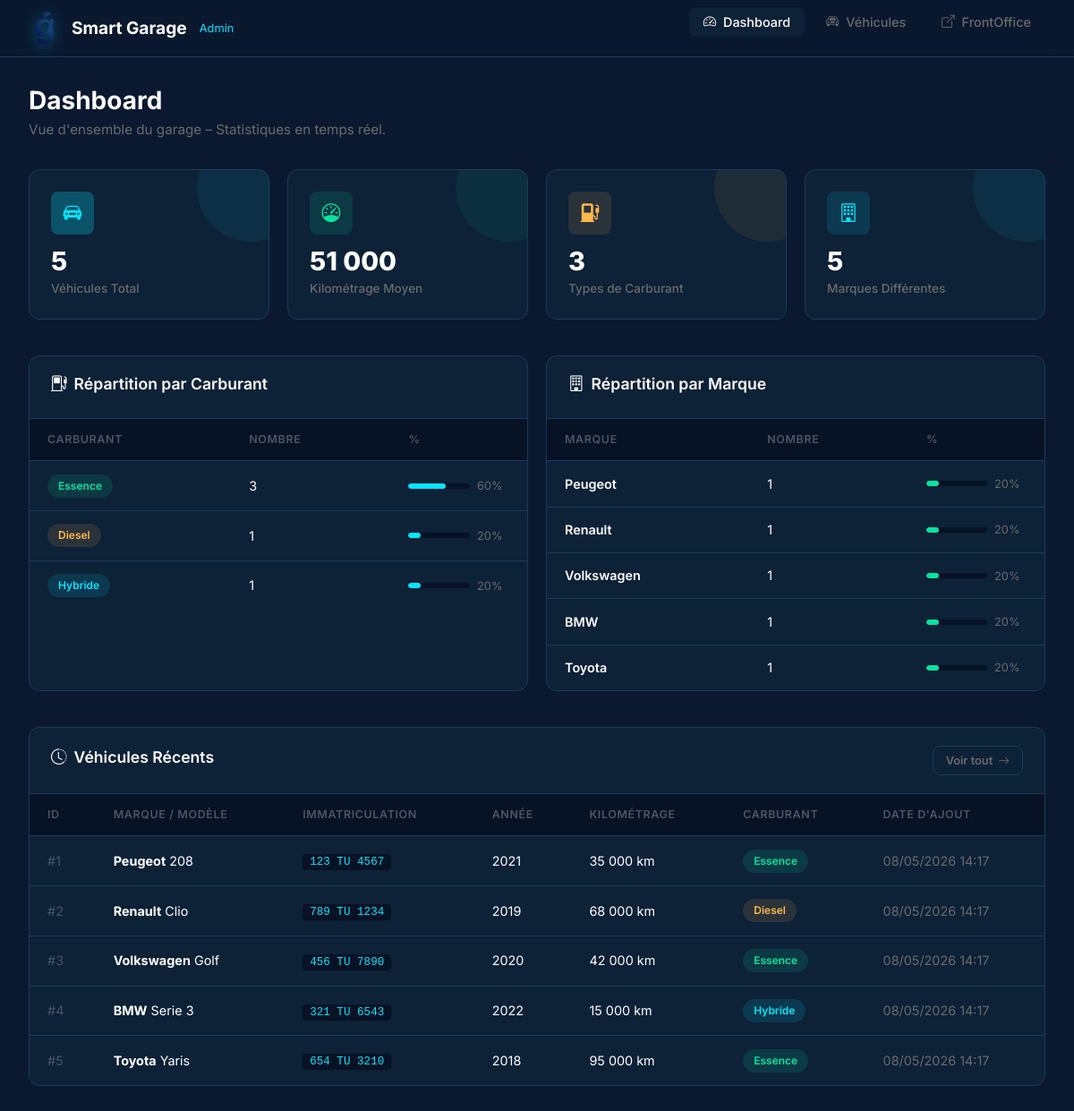
The page /index.php?action=dashboard on the database its author committed.
### tables this page shows
CREATE TABLE IF NOT EXISTS vehicle (
    id INT AUTO_INCREMENT PRIMARY KEY,
    marque VARCHAR(100) NOT NULL,
    modele VARCHAR(100) NOT NULL,
    immatriculation VARCHAR(20) NOT NULL UNIQUE,
    couleur VARCHAR(50) NOT NULL,
    annee INT NOT NULL,
    kilometrage INT NOT NULL,
    carburant ENUM('Essence','Diesel','Hybride','Electrique','GPL') NOT NULL,
    date_ajout DATETIME DEFAULT CURRENT_TIMESTAMP
);

### controllers/VehicleController.php (called while the page is built, shortened)
<?php
require_once __DIR__ . '/../models/Vehicle.php';
class VehicleController {
    private $vehicleModel;
    public function __construct() {
        $this->vehicleModel = new Vehicle();
    }
    public function dashboard() {
        $vehicles = $this->vehicleModel->list();
        $totalVehicles = count($vehicles);
        $totalKm = 0;
        $fuelStats = [];
        $brandStats = [];
        foreach ($vehicles as $v) {
            $totalKm += $v['kilometrage'];
            $fuel = $v['carburant'];
            $brand = $v['marque'];
            $fuelStats[$fuel]  = ($fuelStats[$fuel] ?? 0) + 1;
            $brandStats[$brand] = ($brandStats[$brand] ?? 0) + 1;
        }
        $avgKm = $totalVehicles > 0 ? round($totalKm / $totalVehicles) : 0;
        require __DIR__ . '/../views/back/dashboard.php';
    }
}

### config/Database.php (called while the page is built, shortened)
<?php
class Database {
    private static $instance = null;
    private $connection;
    private $host = 'localhost';
    private $dbname = 'smart_garage_system';
    private $username = 'root';
    private $password = '';
    private $charset = 'utf8mb4';
    private function __construct() {
        try {
            $dsn = "mysql:host={$this->host};dbname={$this->dbname};charset={$this->charset}";
            $options = [
                PDO::ATTR_ERRMODE            => PDO::ERRMODE_EXCEPTION,
                PDO::ATTR_DEFAULT_FETCH_MODE => PDO::FETCH_ASSOC,
                PDO::ATTR_EMULATE_PREPARES   => false,
            ];
            $this->connection = new PDO($dsn, $this->username, $this->password, $options);
        } catch (PDOException $e) {
            die("Erreur de connexion à la base de données : " . $e->getMessage());
        }
    }
    public static function getInstance() {
        if (self::$instance === null) {
            self::$instance = new self();
        }
        return self::$instance;
    }
    public function getConnection() {
        return $this->connection;
    }
}

### models/Vehicle.php (called while the page is built, shortened)
<?php
require_once __DIR__ . '/../config/Database.php';
class Vehicle {
    private $db;
    public function __construct() {
        $this->db = Database::getInstance()->getConnection();
    }
    public function list() {
        $sql = "SELECT * FROM vehicle ORDER BY date_ajout DESC";
        $stmt = $this->db->query($sql);
        return $stmt->fetchAll();
    }
}

### views/back/dashboard.php (the view, shortened to what this page needs)
<?php require __DIR__ . '/layout_header.php'; ?>
<h1 class="page-title">Dashboard</h1>
<p class="page-subtitle">Vue d'ensemble du garage – Statistiques en temps réel.</p>
<div class="stats-grid">
    <div class="stat-card">
        <div class="stat-icon purple"><i class="bi bi-car-front-fill"></i></div>
        <div class="stat-value"><?php echo $totalVehicles; ?></div>
        <div class="stat-label">Véhicules Total</div>
    </div>
    <div class="stat-card">
        <div class="stat-icon green"><i class="bi bi-speedometer"></i></div>
        <div class="stat-value"><?php echo number_format($avgKm, 0, ',', ' '); ?></div>
        <div class="stat-label">Kilométrage Moyen</div>
    </div>
    <div class="stat-card">
        <div class="stat-icon orange"><i class="bi bi-fuel-pump-fill"></i></div>
        <div class="stat-value"><?php echo count($fuelStats); ?></div>
        <div class="stat-label">Types de Carburant</div>
    </div>
    <div class="stat-card">
        <div class="stat-icon blue"><i class="bi bi-building"></i></div>
        <div class="stat-value"><?php echo count($brandStats); ?></div>
        <div class="stat-label">Marques Différentes</div>
    </div>
</div>
<div style="display:grid; grid-template-columns: 1fr 1fr; gap:1.25rem; margin-bottom:2.5rem;">
    <div class="sg-table-wrap">
        <div class="table-header">
            <h3><i class="bi bi-fuel-pump me-2"></i>Répartition par Carburant</h3>
        </div>
        <table class="sg-table">
            <thead>
                <tr><th>Carburant</th><th>Nombre</th><th>%</th></tr>
            </thead>
            <tbody>
                <?php foreach ($fuelStats as $fuel => $count): ?>
                    <?php $pct = $totalVehicles > 0 ? round(($count / $totalVehicles) * 100) : 0; ?>
                    <tr>
                        <td><span class="badge-fuel <?php echo strtolower($fuel); ?>"><?php echo htmlspecialchars($fuel); ?></span></td>
                        <td><?php echo $count; ?></td>
                        <td>
                            <div style="display:flex;align-items:center;gap:8px;">
                                <div style="flex:1;height:6px;background:var(--bg-secondary);border-radius:3px;overflow:hidden;">
                                    <div style="width:<?php echo $pct; ?>%;height:100%;background:var(--accent);border-radius:3px;"></div>
                                </div>
                                <span style="font-size:0.8rem;color:var(--text-secondary);min-width:36px;"><?php echo $pct; ?>%</span>
                            </div>
                        </td>
                    </tr>
                <?php endforeach; ?>
            </tbody>
        </table>
    </div>
    <div class="sg-table-wrap">
        <div class="table-header">
            <h3><i class="bi bi-building me-2"></i>Répartition par Marque</h3>
        </div>
        <table class="sg-table">
            <thead>
                <tr><th>Marque</th><th>Nombre</th><th>%</th></tr>
            </thead>
            <tbody>
                <?php foreach ($brandStats as $brand => $count): ?>
                    <?php $pct = $totalVehicles > 0 ? round(($count / $totalVehicles) * 100) : 0; ?>
                    <tr>
                        <td style="font-weight:600;"><?php echo htmlspecialchars($brand); ?></td>
                        <td><?php echo $count; ?></td>
                        <td>
                            <div style="display:flex;align-items:center;gap:8px;">
                                <div style="flex:1;height:6px;background:var(--bg-secondary);border-radius:3px;overflow:hidden;">
                                    <div style="width:<?php echo $pct; ?>%;height:100%;background:var(--success);border-radius:3px;"></div>
                                </div>
                                <span style="font-size:0.8rem;color:var(--text-secondary);min-width:36px;"><?php echo $pct; ?>%</span>
                            </div>
                        </td>
                    </tr>
                <?php endforeach; ?>
            </tbody>
        </table>
    </div>
</div>
<div class="sg-table-wrap">
    <div class="table-header">
        <h3><i class="bi bi-clock-history me-2"></i>Véhicules Récents</h3>
        <a href="index.php?action=manageVehicles" class="btn-sg btn-sg-outline btn-sg-sm">Voir tout <i class="bi bi-arrow-right"></i></a>
    </div>
    <table class="sg-table">
        <thead>
            <tr>
                <th>ID</th>
                <th>Marque / Modèle</th>
                <th>Immatriculation</th>
                <th>Année</th>
                <th>Kilométrage</th>
                <th>Carburant</th>
                <th>Date d'ajout</th>
            </tr>
        </thead>
        <tbody>
            <?php
            $recent = array_slice($vehicles, 0, 5);
            foreach ($recent as $v):
            ?>
                <tr>
                    <td style="color:var(--text-muted);">#<?php echo $v['id']; ?></td>
                    <td><strong><?php echo htmlspecialchars($v['marque']); ?></strong> <?php echo htmlspecialchars($v['modele']); ?></td>
                    <td><code style="color:var(--accent);background:var(--bg-secondary);padding:2px 8px;border-radius:4px;"><?php echo htmlspecialchars($v['immatriculation']); ?></code></td>
                    <td><?php echo $v['annee']; ?></td>
                    <td><?php echo number_format($v['kilometrage'], 0, ',', ' '); ?> km</td>
                    <td><span class="badge-fuel <?php echo strtolower($v['carburant']); ?>"><?php echo htmlspecialchars($v['carburant']); ?></span></td>
                    <td style="color:var(--text-secondary);"><?php echo date('d/m/Y H:i', strtotime($v['date_ajout'])); ?></td>
                </tr>
            <?php endforeach; ?>
        </tbody>
    </table>
</div>
<?php require __DIR__ . '/layout_footer.php'; ?>

### rows shown on the page
vehicle: carburant "Essence", marque "Toyota", id "5", modele "Yaris", immatriculation "654 TU 3210", annee "2018", kilometrage "95 000", date_ajout "08/05/2026 14:17"
vehicle: id "1", id "20", marque "Peugeot", modele "208", immatriculation "123 TU 4567", annee "2021", kilometrage "35 000", carburant "Essence", date_ajout "08/05/2026 14:17"
vehicle: id "2", marque "Renault", modele "Clio", immatriculation "789 TU 1234", annee "2019", kilometrage "68 000", carburant "Diesel", date_ajout "08/05/2026 14:17"
vehicle: id "3", marque "Volkswagen", modele "Golf", immatriculation "456 TU 7890", annee "2020", kilometrage "42 000", carburant "Essence", date_ajout "08/05/2026 14:17"
vehicle: id "4", marque "BMW", modele "Serie 3", immatriculation "321 TU 6543", annee "2022", kilometrage "15 000", carburant "Hybride", date_ajout "08/05/2026 14:17"

### other values the page prints
$totalVehicles "5"
$avgKm "51 000"
count($fuelStats) "3"
count($brandStats) "5"
$count "3"
$pct "60"
$fuel "Diesel"
$count "1"
$pct "20"
$fuel "Hybride"
$brand "Peugeot"
$brand "Renault"
$brand "Volkswagen"
$brand "BMW"
